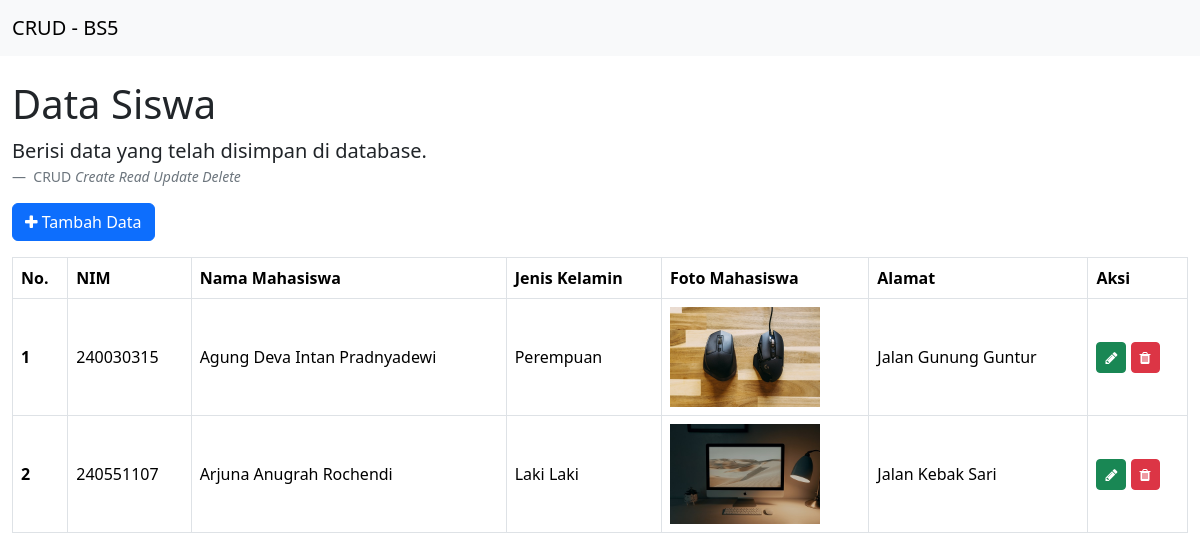
The page / on the database its author committed.
### tables this page shows
CREATE TABLE `tb_mahasiswa` (
  `id_mahasiswa` int(15) NOT NULL,
  `nim` varchar(9) NOT NULL,
  `nama_mahasiswa` varchar(60) NOT NULL,
  `jenis_kelamin` varchar(15) NOT NULL,
  `foto_mahasiswa` varchar(50) NOT NULL,
  `alamat` varchar(150) NOT NULL
);

### index.php (the view, shortened to what this page needs)
<?php
	include 'koneksi.php';
	$query = "SELECT * FROM tb_mahasiswa;";
	$sql = mysqli_query($conn, $query);
	$no = 0
?>
<!DOCTYPE html>
<html>
<head>
	<link href="https://cdn.jsdelivr.net/npm/bootstrap@5.3.8/dist/css/bootstrap.min.css" rel="stylesheet">
	<link rel="stylesheet" href="fontawesome/css/font-awesome.min.css">
</head>
<body>
    <nav class="navbar navbar-light bg-light">
  		<div class="container-fluid">
    		<a class="navbar-brand" href="#">
     	CRUD - BS5
  			</a>
  		</div>
	</nav>
<div class="container-fluid">
	<h1 class="mt-4">Data Siswa</h1>
	<figure>
  		<blockquote class="blockquote">
    		<p>Berisi data yang telah disimpan di database.</p>
  		</blockquote>
 	 <figcaption class="blockquote-footer">
   		CRUD <cite title="Source Title">Create Read Update Delete</cite>
  		</figcaption>
	</figure>
    <a href="kelola.php" type="button" class="btn btn-primary mb-3">
		<i class="fa fa-plus"></i>
	Tambah Data
</a>
<div class="table-responsive">
		  <table class="table align-middle table-bordered table-hover">
		    <thead>
		      <tr>
		        <th>No.</th>
		        <th>NIM</th>
		        <th>Nama Mahasiswa</th>
		        <th>Jenis Kelamin</th>
		        <th>Foto Mahasiswa</th>
		        <th>Alamat</th>
		        <th>Aksi</th>
		       </tr>
		    </thead>
		    <tbody>
			<?php
				while($result = mysqli_fetch_assoc($sql)){
			?>
		      <tr>
		        <th scope="row">
					<?php echo ++$no; ?>
				</th>
		        <td>
					<?php echo $result['nim']; ?>
				</td>
		        <td>
					<?php echo $result['nama_mahasiswa']; ?>
				</td>
		        <td>
					<?php echo $result['jenis_kelamin']; ?>
				</td>
		        <td>
		        	<img src="img/<?php echo $result['foto_mahasiswa']; ?>" style="width: 150px;">
		        </td>
		        <td>
					<?php echo $result['alamat']; ?>
				</td>
		        <td>
		        	<a href="kelola.php?ubah=<?php echo $result['id_mahasiswa']; ?>" type= "button" class="btn btn-success btn-sm">
		        		<i class="fa fa-pencil"></i>
		        	</a>
		        	<a href="proses.php?hapus=<?php echo $result['id_mahasiswa']; ?>" type= "button" class="btn btn-danger btn-sm" onClick="return confirm('Apakah anda yakin ingin menghapus data tersebut???')">
		        		<i class="fa fa-trash"></i>
		        	</a>
		        </td>
		      </tr>
			  <?php
				}
				?>
		  </tbody>
		</table>
	</div>
</div>
</body>
</html>

### rows shown on the page
tb_mahasiswa: nim "240030315", nama_mahasiswa "Agung Deva Intan Pradnyadewi", jenis_kelamin "Perempuan", foto_mahasiswa (picture), alamat "Jalan Gunung Guntur"
tb_mahasiswa: nim "240551107", nama_mahasiswa "Arjuna Anugrah Rochendi", jenis_kelamin "Laki Laki", foto_mahasiswa (picture), alamat "Jalan Kebak Sari"
